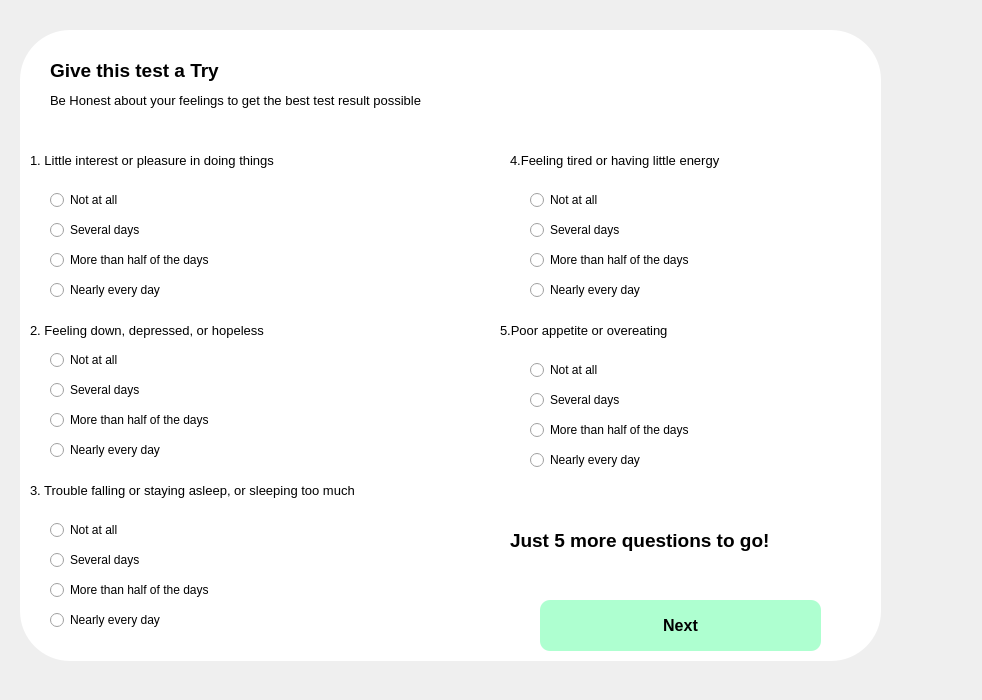
<?xml version="1.0" encoding="UTF-8"?>
<ui version="4.0">
 <class>Form</class>
 <widget class="QWidget" name="Form">
  <property name="geometry">
   <rect>
    <x>0</x>
    <y>0</y>
    <width>982</width>
    <height>700</height>
   </rect>
  </property>
  <property name="windowTitle">
   <string>Form</string>
  </property>
  <property name="styleSheet">
   <string notr="true">QPushButton{
background-color:rgb(174, 255, 208);
border-radius:10px;
}

QPushButton:pressed{
background-color:rgb(83, 255, 163);
color:rgba(255,2555,255,200);	
border-radius:20px;
padding-left:5px;
padding-right:5px;
}

</string>
  </property>
  <widget class="QLabel" name="label_6">
   <property name="geometry">
    <rect>
     <x>50</x>
     <y>80</y>
     <width>491</width>
     <height>41</height>
    </rect>
   </property>
   <property name="font">
    <font>
     <pointsize>10</pointsize>
     <weight>50</weight>
     <bold>false</bold>
    </font>
   </property>
   <property name="text">
    <string>Be Honest about your feelings to get the best test result possible</string>
   </property>
  </widget>
  <widget class="QLabel" name="l1">
   <property name="geometry">
    <rect>
     <x>30</x>
     <y>140</y>
     <width>411</width>
     <height>41</height>
    </rect>
   </property>
   <property name="font">
    <font>
     <pointsize>10</pointsize>
     <weight>50</weight>
     <bold>false</bold>
    </font>
   </property>
   <property name="text">
    <string>1. Little interest or pleasure in doing things </string>
   </property>
  </widget>
  <widget class="QLabel" name="label_5">
   <property name="geometry">
    <rect>
     <x>50</x>
     <y>30</y>
     <width>511</width>
     <height>81</height>
    </rect>
   </property>
   <property name="font">
    <font>
     <pointsize>14</pointsize>
     <weight>75</weight>
     <bold>true</bold>
    </font>
   </property>
   <property name="styleSheet">
    <string notr="true">border-radius:50px;</string>
   </property>
   <property name="text">
    <string>Give this test a Try</string>
   </property>
   <property name="wordWrap">
    <bool>true</bool>
   </property>
  </widget>
  <widget class="QLabel" name="label_2">
   <property name="geometry">
    <rect>
     <x>20</x>
     <y>30</y>
     <width>861</width>
     <height>631</height>
    </rect>
   </property>
   <property name="styleSheet">
    <string notr="true">background-color:rgb(255,255,255);
border-radius:50px</string>
   </property>
   <property name="text">
    <string/>
   </property>
  </widget>
  <widget class="QLabel" name="label">
   <property name="geometry">
    <rect>
     <x>0</x>
     <y>0</y>
     <width>981</width>
     <height>691</height>
    </rect>
   </property>
   <property name="text">
    <string/>
   </property>
   <property name="pixmap">
    <pixmap>i10.jpg</pixmap>
   </property>
   <property name="scaledContents">
    <bool>true</bool>
   </property>
  </widget>
  <widget class="QRadioButton" name="r1">
   <property name="geometry">
    <rect>
     <x>50</x>
     <y>190</y>
     <width>171</width>
     <height>20</height>
    </rect>
   </property>
   <property name="text">
    <string>Not at all</string>
   </property>
   <attribute name="buttonGroup">
    <string notr="true">bg3</string>
   </attribute>
  </widget>
  <widget class="QRadioButton" name="r2">
   <property name="geometry">
    <rect>
     <x>50</x>
     <y>220</y>
     <width>171</width>
     <height>20</height>
    </rect>
   </property>
   <property name="text">
    <string>Several days</string>
   </property>
   <attribute name="buttonGroup">
    <string notr="true">bg3</string>
   </attribute>
  </widget>
  <widget class="QRadioButton" name="r3">
   <property name="geometry">
    <rect>
     <x>50</x>
     <y>250</y>
     <width>181</width>
     <height>20</height>
    </rect>
   </property>
   <property name="text">
    <string>More than half of the days</string>
   </property>
   <attribute name="buttonGroup">
    <string notr="true">bg3</string>
   </attribute>
  </widget>
  <widget class="QRadioButton" name="r4">
   <property name="geometry">
    <rect>
     <x>50</x>
     <y>280</y>
     <width>171</width>
     <height>20</height>
    </rect>
   </property>
   <property name="text">
    <string>Nearly every day</string>
   </property>
   <attribute name="buttonGroup">
    <string notr="true">bg3</string>
   </attribute>
  </widget>
  <widget class="QRadioButton" name="r13">
   <property name="geometry">
    <rect>
     <x>50</x>
     <y>380</y>
     <width>171</width>
     <height>20</height>
    </rect>
   </property>
   <property name="text">
    <string>Several days</string>
   </property>
   <attribute name="buttonGroup">
    <string notr="true">bg2</string>
   </attribute>
  </widget>
  <widget class="QRadioButton" name="r8">
   <property name="geometry">
    <rect>
     <x>50</x>
     <y>440</y>
     <width>171</width>
     <height>20</height>
    </rect>
   </property>
   <property name="text">
    <string>Nearly every day</string>
   </property>
   <attribute name="buttonGroup">
    <string notr="true">bg2</string>
   </attribute>
  </widget>
  <widget class="QLabel" name="l2">
   <property name="geometry">
    <rect>
     <x>30</x>
     <y>310</y>
     <width>421</width>
     <height>41</height>
    </rect>
   </property>
   <property name="font">
    <font>
     <pointsize>10</pointsize>
     <weight>50</weight>
     <bold>false</bold>
    </font>
   </property>
   <property name="text">
    <string>2. Feeling down, depressed, or hopeless </string>
   </property>
  </widget>
  <widget class="QRadioButton" name="r5">
   <property name="geometry">
    <rect>
     <x>50</x>
     <y>350</y>
     <width>171</width>
     <height>20</height>
    </rect>
   </property>
   <property name="text">
    <string>Not at all</string>
   </property>
   <attribute name="buttonGroup">
    <string notr="true">bg2</string>
   </attribute>
  </widget>
  <widget class="QRadioButton" name="r7">
   <property name="geometry">
    <rect>
     <x>50</x>
     <y>410</y>
     <width>181</width>
     <height>20</height>
    </rect>
   </property>
   <property name="text">
    <string>More than half of the days</string>
   </property>
   <attribute name="buttonGroup">
    <string notr="true">bg2</string>
   </attribute>
  </widget>
  <widget class="QRadioButton" name="r10">
   <property name="geometry">
    <rect>
     <x>50</x>
     <y>550</y>
     <width>171</width>
     <height>20</height>
    </rect>
   </property>
   <property name="text">
    <string>Several days</string>
   </property>
   <attribute name="buttonGroup">
    <string notr="true">bg4</string>
   </attribute>
  </widget>
  <widget class="QRadioButton" name="r12">
   <property name="geometry">
    <rect>
     <x>50</x>
     <y>610</y>
     <width>171</width>
     <height>20</height>
    </rect>
   </property>
   <property name="text">
    <string>Nearly every day</string>
   </property>
   <attribute name="buttonGroup">
    <string notr="true">bg4</string>
   </attribute>
  </widget>
  <widget class="QLabel" name="l3">
   <property name="geometry">
    <rect>
     <x>30</x>
     <y>470</y>
     <width>421</width>
     <height>41</height>
    </rect>
   </property>
   <property name="font">
    <font>
     <pointsize>10</pointsize>
     <weight>50</weight>
     <bold>false</bold>
    </font>
   </property>
   <property name="text">
    <string>3. Trouble falling or staying asleep, or sleeping too much</string>
   </property>
  </widget>
  <widget class="QRadioButton" name="r9">
   <property name="geometry">
    <rect>
     <x>50</x>
     <y>520</y>
     <width>171</width>
     <height>20</height>
    </rect>
   </property>
   <property name="text">
    <string>Not at all</string>
   </property>
   <attribute name="buttonGroup">
    <string notr="true">bg4</string>
   </attribute>
  </widget>
  <widget class="QRadioButton" name="r11">
   <property name="geometry">
    <rect>
     <x>50</x>
     <y>580</y>
     <width>181</width>
     <height>20</height>
    </rect>
   </property>
   <property name="text">
    <string>More than half of the days</string>
   </property>
   <attribute name="buttonGroup">
    <string notr="true">bg4</string>
   </attribute>
  </widget>
  <widget class="QRadioButton" name="r15">
   <property name="geometry">
    <rect>
     <x>530</x>
     <y>220</y>
     <width>171</width>
     <height>20</height>
    </rect>
   </property>
   <property name="text">
    <string>Several days</string>
   </property>
   <attribute name="buttonGroup">
    <string notr="true">bg5</string>
   </attribute>
  </widget>
  <widget class="QRadioButton" name="r17">
   <property name="geometry">
    <rect>
     <x>530</x>
     <y>280</y>
     <width>171</width>
     <height>20</height>
    </rect>
   </property>
   <property name="text">
    <string>Nearly every day</string>
   </property>
   <attribute name="buttonGroup">
    <string notr="true">bg5</string>
   </attribute>
  </widget>
  <widget class="QLabel" name="l4">
   <property name="geometry">
    <rect>
     <x>510</x>
     <y>140</y>
     <width>331</width>
     <height>41</height>
    </rect>
   </property>
   <property name="font">
    <font>
     <pointsize>10</pointsize>
     <weight>50</weight>
     <bold>false</bold>
    </font>
   </property>
   <property name="text">
    <string>4.Feeling tired or having little energy</string>
   </property>
  </widget>
  <widget class="QRadioButton" name="r14">
   <property name="geometry">
    <rect>
     <x>530</x>
     <y>190</y>
     <width>171</width>
     <height>20</height>
    </rect>
   </property>
   <property name="text">
    <string>Not at all</string>
   </property>
   <attribute name="buttonGroup">
    <string notr="true">bg5</string>
   </attribute>
  </widget>
  <widget class="QRadioButton" name="r16">
   <property name="geometry">
    <rect>
     <x>530</x>
     <y>250</y>
     <width>181</width>
     <height>20</height>
    </rect>
   </property>
   <property name="text">
    <string>More than half of the days</string>
   </property>
   <attribute name="buttonGroup">
    <string notr="true">bg5</string>
   </attribute>
  </widget>
  <widget class="QRadioButton" name="r19">
   <property name="geometry">
    <rect>
     <x>530</x>
     <y>390</y>
     <width>171</width>
     <height>20</height>
    </rect>
   </property>
   <property name="text">
    <string>Several days</string>
   </property>
   <attribute name="buttonGroup">
    <string notr="true">bg6</string>
   </attribute>
  </widget>
  <widget class="QRadioButton" name="r20">
   <property name="geometry">
    <rect>
     <x>530</x>
     <y>450</y>
     <width>171</width>
     <height>20</height>
    </rect>
   </property>
   <property name="text">
    <string>Nearly every day</string>
   </property>
   <attribute name="buttonGroup">
    <string notr="true">bg6</string>
   </attribute>
  </widget>
  <widget class="QLabel" name="l5">
   <property name="geometry">
    <rect>
     <x>500</x>
     <y>310</y>
     <width>331</width>
     <height>41</height>
    </rect>
   </property>
   <property name="font">
    <font>
     <pointsize>10</pointsize>
     <weight>50</weight>
     <bold>false</bold>
    </font>
   </property>
   <property name="text">
    <string>5.Poor appetite or overeating</string>
   </property>
  </widget>
  <widget class="QRadioButton" name="r18">
   <property name="geometry">
    <rect>
     <x>530</x>
     <y>360</y>
     <width>171</width>
     <height>20</height>
    </rect>
   </property>
   <property name="text">
    <string>Not at all</string>
   </property>
   <attribute name="buttonGroup">
    <string notr="true">bg6</string>
   </attribute>
  </widget>
  <widget class="QRadioButton" name="r6">
   <property name="geometry">
    <rect>
     <x>530</x>
     <y>420</y>
     <width>181</width>
     <height>20</height>
    </rect>
   </property>
   <property name="text">
    <string>More than half of the days</string>
   </property>
   <attribute name="buttonGroup">
    <string notr="true">bg6</string>
   </attribute>
  </widget>
  <widget class="QPushButton" name="b1">
   <property name="geometry">
    <rect>
     <x>540</x>
     <y>600</y>
     <width>281</width>
     <height>51</height>
    </rect>
   </property>
   <property name="font">
    <font>
     <pointsize>12</pointsize>
     <weight>75</weight>
     <bold>true</bold>
     <strikeout>false</strikeout>
     <kerning>true</kerning>
    </font>
   </property>
   <property name="autoFillBackground">
    <bool>false</bool>
   </property>
   <property name="text">
    <string>Next</string>
   </property>
  </widget>
  <widget class="QLabel" name="l6">
   <property name="geometry">
    <rect>
     <x>510</x>
     <y>510</y>
     <width>341</width>
     <height>61</height>
    </rect>
   </property>
   <property name="font">
    <font>
     <pointsize>14</pointsize>
     <weight>75</weight>
     <bold>true</bold>
    </font>
   </property>
   <property name="styleSheet">
    <string notr="true">border-radius:50px;</string>
   </property>
   <property name="text">
    <string>Just 5 more questions to go!</string>
   </property>
   <property name="wordWrap">
    <bool>true</bool>
   </property>
  </widget>
  <zorder>label</zorder>
  <zorder>label_2</zorder>
  <zorder>l1</zorder>
  <zorder>label_5</zorder>
  <zorder>label_6</zorder>
  <zorder>r1</zorder>
  <zorder>r2</zorder>
  <zorder>r3</zorder>
  <zorder>r4</zorder>
  <zorder>r13</zorder>
  <zorder>r8</zorder>
  <zorder>l2</zorder>
  <zorder>r5</zorder>
  <zorder>r7</zorder>
  <zorder>r10</zorder>
  <zorder>r12</zorder>
  <zorder>l3</zorder>
  <zorder>r9</zorder>
  <zorder>r11</zorder>
  <zorder>r15</zorder>
  <zorder>r17</zorder>
  <zorder>l4</zorder>
  <zorder>r14</zorder>
  <zorder>r16</zorder>
  <zorder>r19</zorder>
  <zorder>r20</zorder>
  <zorder>l5</zorder>
  <zorder>r18</zorder>
  <zorder>r6</zorder>
  <zorder>b1</zorder>
  <zorder>l6</zorder>
 </widget>
 <resources>
  <include location="res.qrc"/>
 </resources>
 <connections/>
 <buttongroups>
  <buttongroup name="bg3">
   <property name="exclusive">
    <bool>true</bool>
   </property>
  </buttongroup>
  <buttongroup name="bg2">
   <property name="exclusive">
    <bool>true</bool>
   </property>
  </buttongroup>
  <buttongroup name="bg4">
   <property name="exclusive">
    <bool>true</bool>
   </property>
  </buttongroup>
  <buttongroup name="bg5">
   <property name="exclusive">
    <bool>true</bool>
   </property>
  </buttongroup>
  <buttongroup name="bg6">
   <property name="exclusive">
    <bool>true</bool>
   </property>
  </buttongroup>
 </buttongroups>
</ui>
